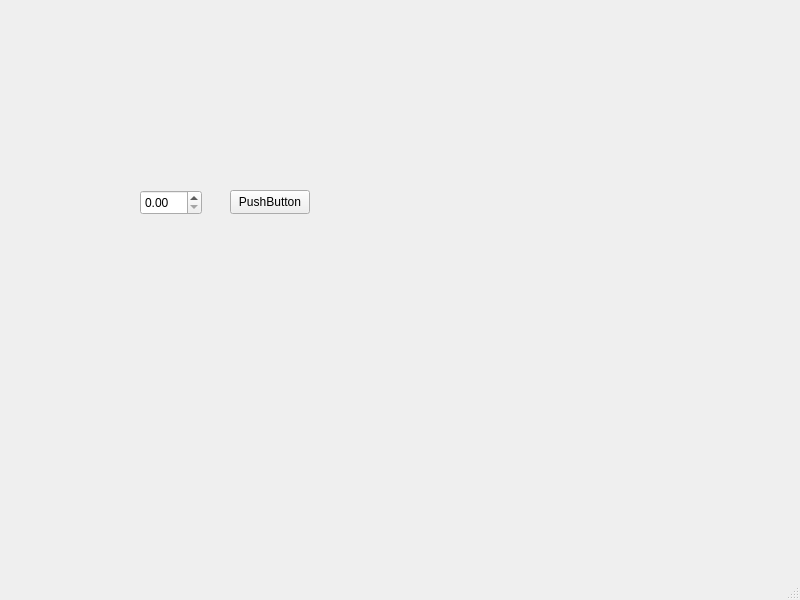
<?xml version="1.0" encoding="UTF-8"?>
<ui version="4.0">
 <class>MainWindow</class>
 <widget class="QMainWindow" name="MainWindow">
  <property name="geometry">
   <rect>
    <x>0</x>
    <y>0</y>
    <width>800</width>
    <height>600</height>
   </rect>
  </property>
  <property name="windowTitle">
   <string>MainWindow</string>
  </property>
  <widget class="QWidget" name="centralwidget">
   <widget class="QDoubleSpinBox" name="brightnesss">
    <property name="geometry">
     <rect>
      <x>140</x>
      <y>190</y>
      <width>62</width>
      <height>25</height>
     </rect>
    </property>
    <property name="maximum">
     <double>99999999.000000000000000</double>
    </property>
   </widget>
   <widget class="QPushButton" name="telecharger_brightness">
    <property name="geometry">
     <rect>
      <x>230</x>
      <y>190</y>
      <width>80</width>
      <height>24</height>
     </rect>
    </property>
    <property name="text">
     <string>PushButton</string>
    </property>
   </widget>
  </widget>
  <widget class="QMenuBar" name="menubar">
   <property name="geometry">
    <rect>
     <x>0</x>
     <y>0</y>
     <width>800</width>
     <height>21</height>
    </rect>
   </property>
  </widget>
  <widget class="QStatusBar" name="statusbar"/>
 </widget>
 <resources/>
 <connections>
  <connection>
   <sender>telecharger_brightness</sender>
   <signal>clicked()</signal>
   <receiver>MainWindow</receiver>
   <slot>telecharger_brightness()</slot>
   <hints>
    <hint type="sourcelabel">
     <x>274</x>
     <y>222</y>
    </hint>
    <hint type="destinationlabel">
     <x>289</x>
     <y>157</y>
    </hint>
   </hints>
  </connection>
 </connections>
 <slots>
  <signal>clicked()</signal>
  <slot>telecharger_brightness()</slot>
 </slots>
</ui>
